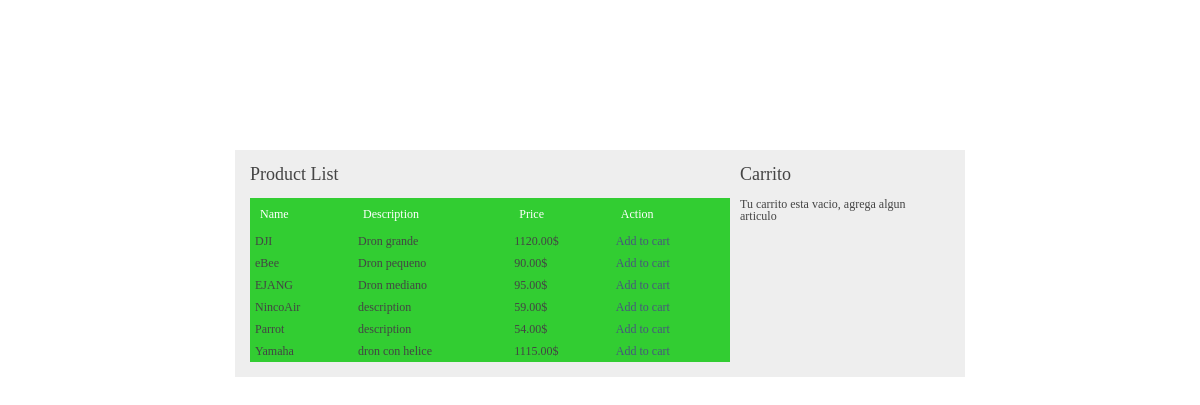
/carritoindex.php, run on the app's committed database.
### tables this page shows
CREATE TABLE IF NOT EXISTS `products` (
  `id_product` int(11) NOT NULL AUTO_INCREMENT,
  `name` varchar(100) NOT NULL,
  `description` varchar(250) NOT NULL,
  `price` decimal(6,2) NOT NULL,
  PRIMARY KEY (`id_product`)
);

### products.php (the view, shortened to what this page needs)
<h1>Product List</h1>
<table>
    <tr>
        <th>Name</th>
        <th>Description</th>
        <th>Price</th>
        <th>Action</th>
    </tr>
    <?php
        $sql="SELECT * FROM products ORDER BY name ASC";
        $query=mysqli_query($conexion,$sql);
        while ($row=mysqli_fetch_array($query)) {
    ?>
        <tr>
            <td><?php echo $row['name'] ?></td>
            <td><?php echo $row['description'] ?></td>
            <td><?php echo $row['price'] ?>$</td>
            <td><a href="carritoindex.php?page=products&action=add&id=<?php echo $row['id_product'] ?>">Add to cart</a></td>
        </tr>
    <?php
        }
    ?>
</table>

### carritoindex.php (shortened to what this page needs)
<?php
   require_once 'includes/connection.php';;
   if(isset($_GET['page'])){
       $pages=array("products", "carrito");
       if(in_array($_GET['page'], $pages)) {
           $_page=$_GET['page'];
       }else{
           $_page="products";
       }
   }else{
       $_page="products";
   }
?>
<!DOCTYPE html PUBLIC "-//W3C//DTD XHTML 1.0 Transitional//EN" "http://www.w3.org/TR/xhtml1/DTD/xhtml1-transitional.dtd">
<html xmlns="http://www.w3.org/1999/xhtml">
<head>
   <link rel="stylesheet" href="public/css/reset.css" />
   <link rel="stylesheet" href="public/css/style.css" />
</head>
<body>
   <div id="container">
       <div id="main">
           <?php require($_page.".php"); ?>
       </div>
       <div id="sidebar">
         <h1>Carrito</h1>
         <?php
             if(isset($_SESSION['carrito'])){
                 $sql="SELECT * FROM products WHERE id_product IN (";
                 foreach($_SESSION['carrito'] as $id => $value) {
                     $sql.=$id.",";
                 }
                 $sql=substr($sql, 0, -1).") ORDER BY name ASC";
                 $query=mysqli_query($conexion,$sql);
                 while($row=mysqli_fetch_array($query)){
                 ?>
                     <p><?php echo $row['name'] ?> x <?php echo $_SESSION['carrito'][$row['id_product']]['quantity'] ?></p>
                 <?php
                 }
             ?>
                 <hr />
                 <a href="carritoindex.php?page=carrito">Ir al Carrito</a>
                 <br>
                 <a href="index.php?page=dashboard">Ir a pagina principal</a>
             <?php
             }else{
                 echo "<p>Tu carrito esta vacio, agrega algun articulo</p>";
             }
         ?>
       </div>
   </div>
</body>
</html>

### public/css/style.css (style rules this page uses)
body { font-family: Verdana; font-size: 12px; color: #444; }
a { color: #48577D; text-decoration: none; }
h1, h2 { margin-bottom: 15px }
h1 { font-size: 18px; }
#container { width: 700px; margin: 150px auto; background-color: #eee; padding:15px; overflow: hidden; }
#main { width: 490px; float: left; }
#main table { width: 480px; }
#main table th { padding: 10px; background-color: #32CD32; color: #fff; text-align: left; }
#main table td { padding: 5px; }
#main table tr { background-color: #32CD32; }
#sidebar { width: 200px; float: left; }

### data on the page
products: name "DJI", description "Dron grande", price "1120.00"
products: name "eBee", description "Dron pequeno", price "90.00"
products: name "EJANG", description "Dron mediano", price "95.00"
products: name "NincoAir", description "description", price "59.00"
products: name "Parrot", description "description", price "54.00"
products: name "Yamaha", description "dron con helice", price "1115.00"
